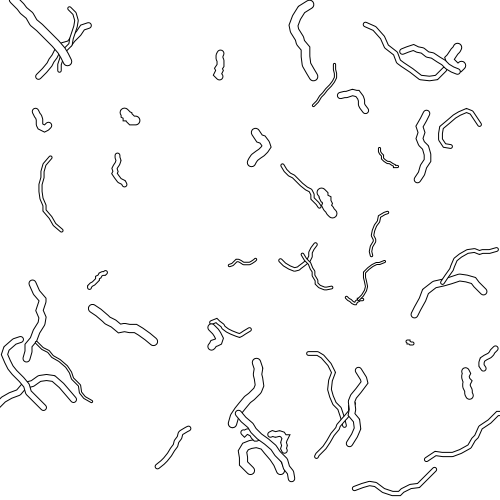
Frame 1 (no input)
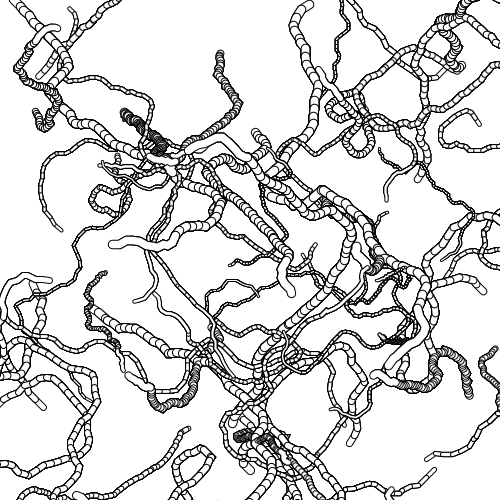
Frame 60 (the mouse pressed at the canvas centre just before this capture)
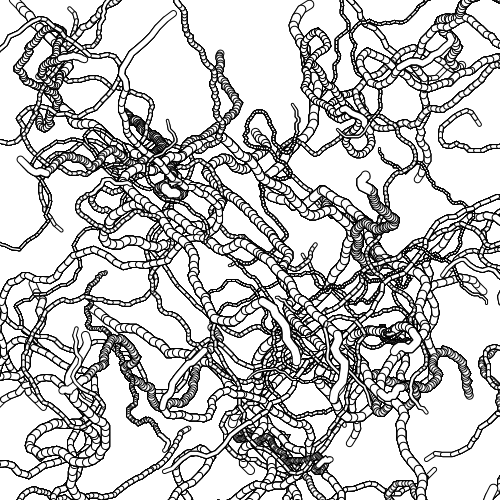
Frame 120 (the mouse held since frame 60 and released just before this capture)

The Processing sketch that drew these frames (run headless with seeded random() and noise(); from frame 60 on, the mouse is pressed at the canvas centre):

// Processing sketch: processing_109659
// ── processing_109659.pde

// Worms
// Levente Sandor, 2013

ArrayList<Worm> worms;
boolean hidePaths = false;

void setup() {
  size(500, 500);
  background(255);
  noFill();

  worms = new ArrayList<Worm>();
  for (int i = 0; i < 50; i++) {
    worms.add(new Worm());
  }
}

void draw() {
  if (hidePaths) {
    background(255);
  }

  for (Worm worm: worms) {
    worm.display();
    worm.advance();
  }
}

void mouseClicked() {
  setup();
}

void keyPressed() {
  if (key == 't' || key == 'T') {
    hidePaths = !hidePaths;
  }
}

class Worm {
  ArrayList<PVector> points;
  float segLen;
  float weight;

  Worm() {
    points = new ArrayList<PVector>();
    segLen = random(.5, 10);
    weight = random(3, 10);
    float x = random(width);
    float y = random(height);
    points.add(new PVector(x, y));
    x = x + segLen * cos(random(TWO_PI));
    y = y + segLen * sin(random(TWO_PI));
    points.add(new PVector(x, y));
    for (int i = 0; i < 10; i++) {
      addPoint();
    }
  }

  void addPoint() {
    PVector p0 = points.get(0);
    PVector p1 = points.get(1);
    float a = atan2(p0.y - p1.y, p0.x - p1.x);
    float x = p0.x + segLen * cos(a + random(-QUARTER_PI, QUARTER_PI));
    float y = p0.y + segLen * sin(a + random(-QUARTER_PI, QUARTER_PI));
    points.add(0, new PVector(x, y));
  }

  void display() {
    for (int i = 0; i < 2; i++) {
      strokeWeight(weight - i * 2);
      stroke(i * 255);      
      beginShape();
      for (PVector p : points) {
        vertex(p.x, p.y);
      }
      endShape();
    }
  }

  void advance() {
    points.remove(points.size() - 1);
    addPoint();
  }
}
